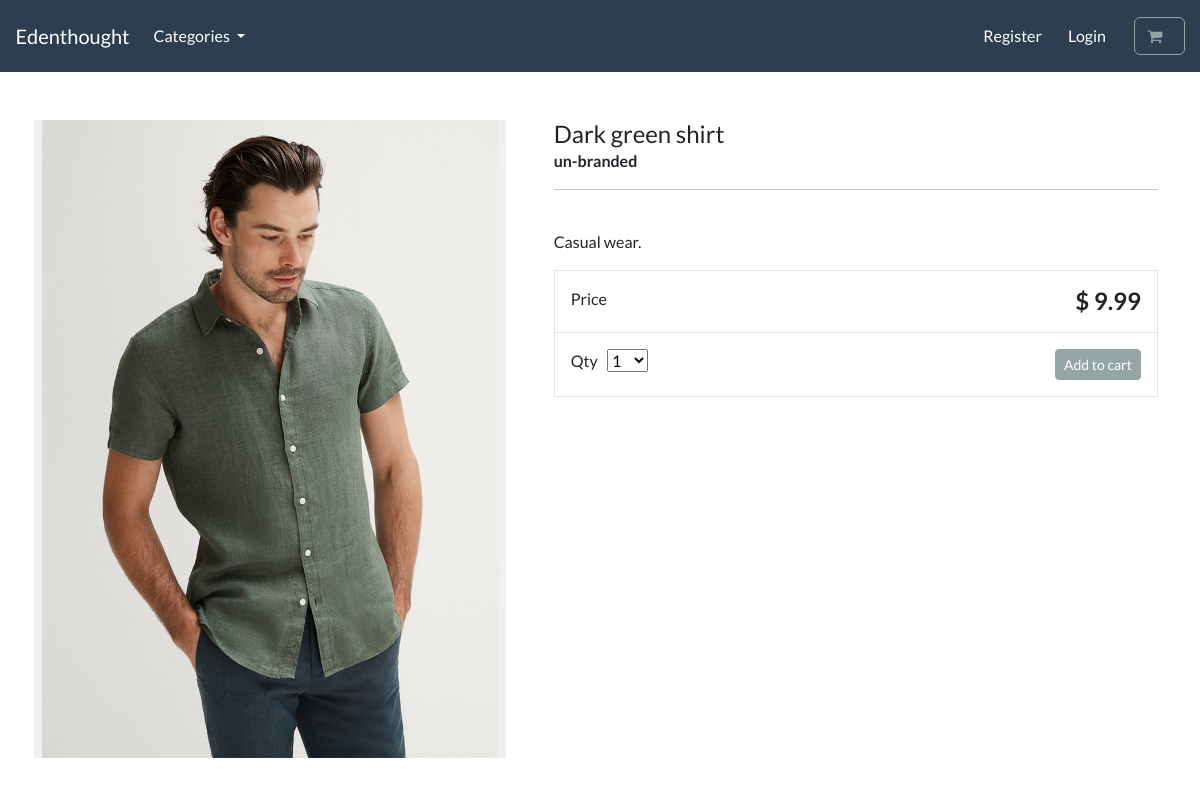
/product/dark-green-shirt/, run on the app's committed database.
### store/models.py (models this page shows, shortened)
class Product(models.Model):
    category = models.ForeignKey(Category, related_name='product',on_delete=models.CASCADE, null=True)
    title=models.CharField(max_length=250)
    brand=models.CharField(max_length=250,default='un-branded')
    description= models.TextField(blank=True)#blank denotes an optional field
    slug=models.SlugField(max_length=255) # to make urls more user-friendly and readable and unique
    price=models.DecimalField(max_digits=5,decimal_places=2) #product price
    image = models.ImageField(upload_to='images/') #pillow installation required; upon uploading an image will create an image subfolder in media
    class Meta:
        verbose_name_plural = 'products' #django by default adds an s to category name

### store/views.py (the view)
# urls.py: path('product/<slug:product_slug>/',views.product_info,name='product-info'), #referencing a slug variable
def product_info(request,product_slug):
    product = get_object_or_404(Product,slug=product_slug) #getting hold of a specific product from a database,
    context = {'product':product}                   #a slug ID, that is equal to a slug ID we are looking for
    return render(request,'store/product-info.html',context)

### cart/cart.py (called while the page is built)
    def __len__(self):                                                                                #total length of products in a session
        return sum(item['qty'] for item in self.cart.values())                                        #total number of items in a shopping cart

### cart/context_processors.py (called while the page is built)
def cart(request):
    return {'cart':Cart(request)}

### store/models.py (called while the page is built)
    def get_absolute_url(self):
        return reverse('list-category',args=[self.slug])

### store/views.py (called while the page is built)
def categories(request):
    all_categories=Category.objects.all() #select all categories(shoes and shirts
    return {'all_categories': all_categories}

### store/templates/store/product-info.html (shortened to what this page needs)
{% extends "./base.html" %}
{% load static %}
{% block content %}
<div class="container">
    <main class="pt-5">
        <div class="row g-3">
            <div class="col-md-5 col-lg-5 order-md-first bg-light">
                <img class="img-fluid mx-auto d-block" alt="Responsive image" src="{{ product.image.url}}">
            </div>
            <div class="col-md-7 col-lg-7 ps-md-3 ps-lg-5">
                <h1 class="mb-0 h4"> {{ product.title}}  </h1>
                <strong> {{product.brand}} </strong>
                <hr>
                <br>
                <p> {{product.description}} </p>
                <div class="border">
                    <div class="col border-bottom">
                        <div class="row p-3">
                            <div class="col-6"> Price </div>
                            <div class="col-6 text-end"><span class="h4 fw-bold">$ {{ product.price }} </span></div>
                        </div>
                    </div>
                    <div class="col">
                        <div class="row p-3">
                            <div class="col-6">
                                <label for="select">Qty</label>
                                <select id="select">
                                    <option value="1">1</option>
                                </select>
                            </div>
                            <div class="col-6 text-end">
                                <button type="button" id="add-button" value="{{product.id}}" class="btn btn-secondary btn-sm">
                                Add to cart
                                </button>
                            </div>
                        </div>
                    </div>
                </div>
            </div>
        </div>
    </main>
    <br>
</div>
{% endblock %}

### data on the page
Product: image (picture), title "Dark green shirt", brand "un-branded", description "Casual wear.", price "9.99"
